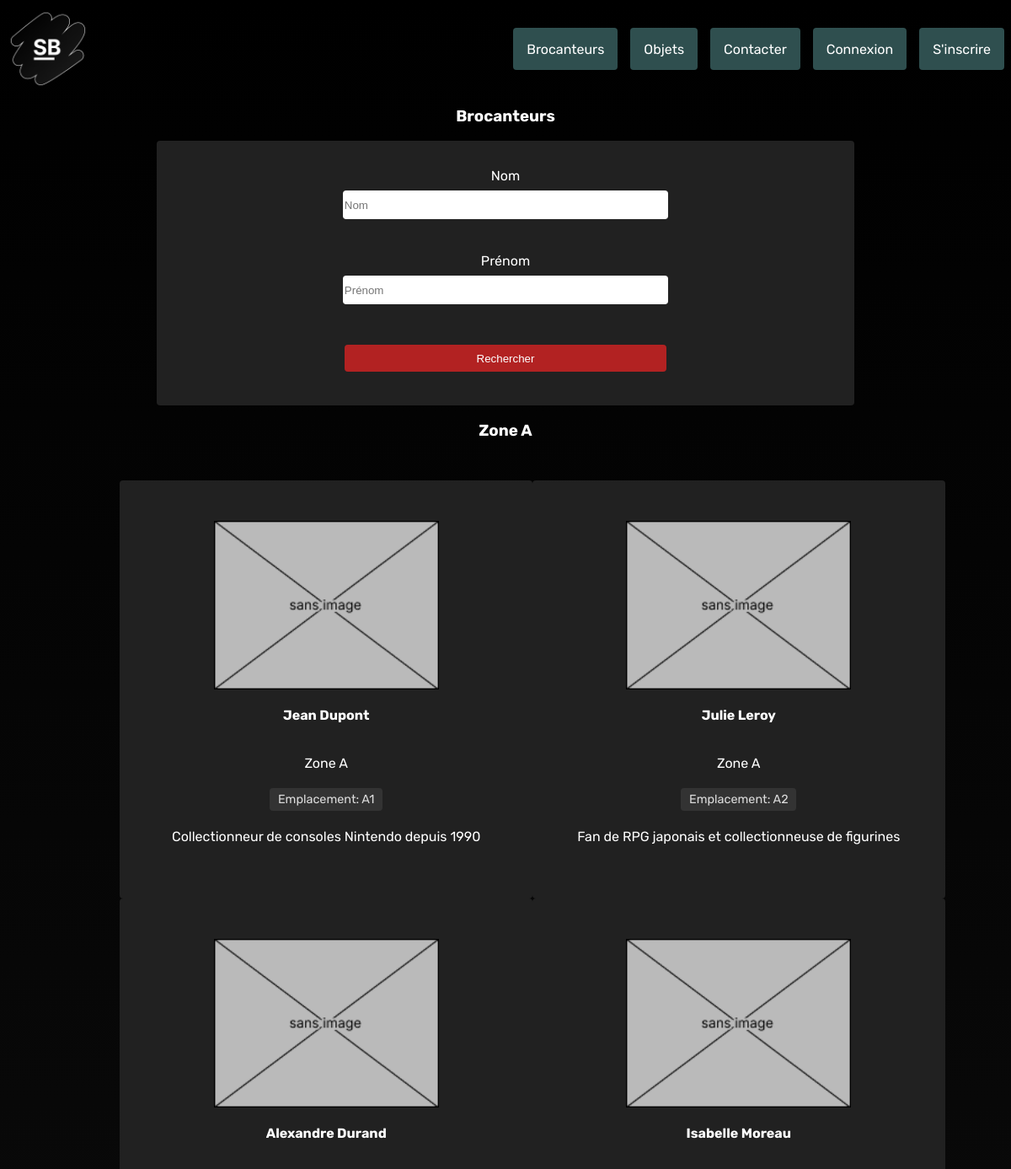
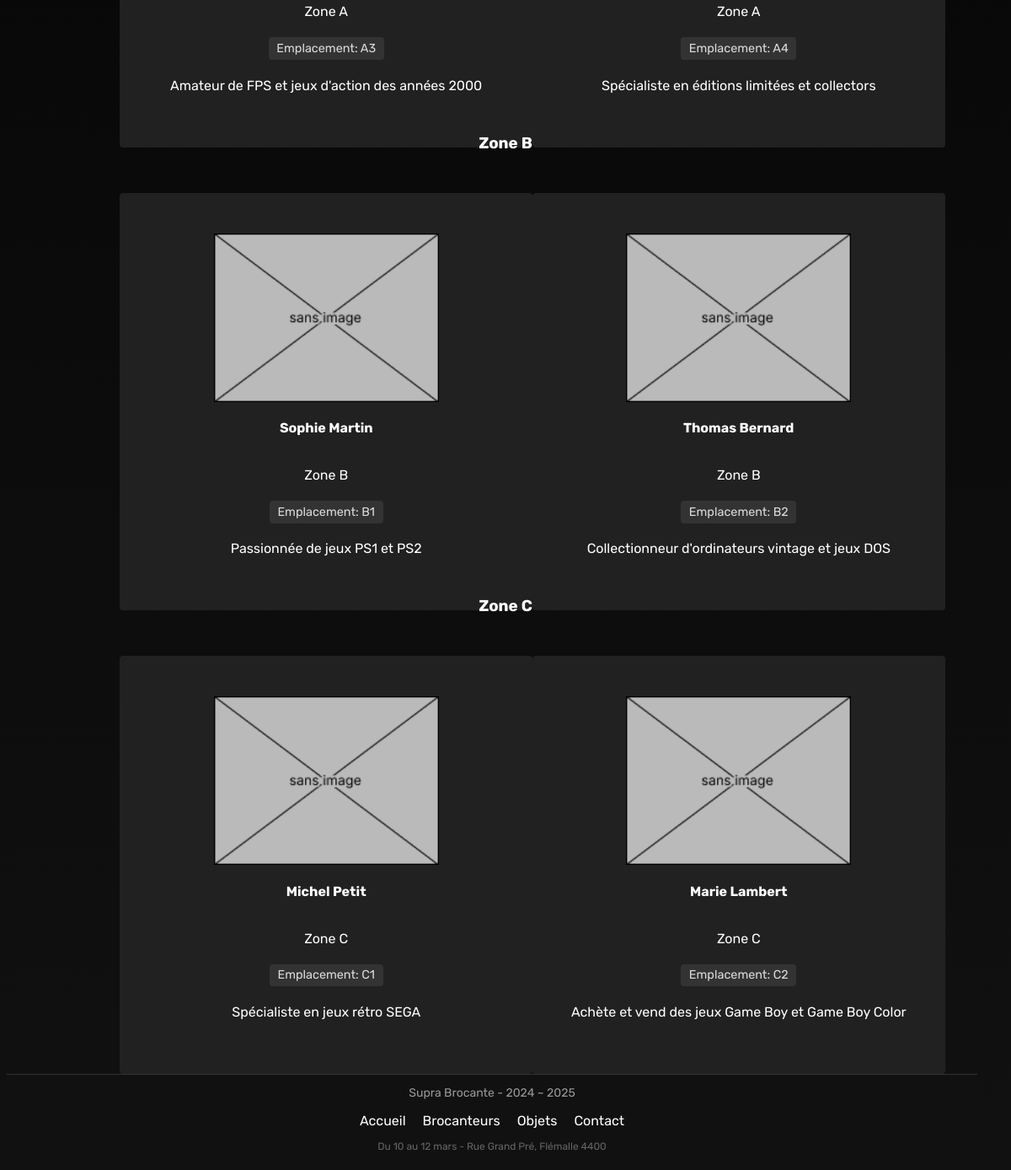
Page /brocanteurs.php on the committed database (2 pictures, top to bottom).
### tables this page shows
create table Zone(
    zid int primary key auto_increment,
    nom varchar(50) not null,
    description varchar(1024) not null
);

create table Brocanteur(
    bid int primary key auto_increment,
    nom varchar(255) not null,
    prenom varchar(255) not null,
    courriel varchar(255) not null unique,  
    mot_passe varchar(255) not null,
    photo varchar(255),
    description varchar(1024) not null,
    visible boolean not null,
    est_administrateur boolean not null
);

create table Emplacement(
    eid int primary key auto_increment,
    code varchar(10) unique,
    zid int not null,
    bid int unique,
    foreign key (zid) references Zone(zid),
    foreign key (bid) references Brocanteur(bid)
);

### php/Brocanteur.php (called while the page is built, shortened)
<?php
require_once __DIR__ . '/Database.php';
class Brocanteur {
    public $bid;
    public function __construct($donnees = []) {
        if (!empty($donnees)) {
            $this->bid = isset($donnees['bid']) ? $donnees['bid'] : null;
            $this->nom = $donnees['nom'] ?? '';
            $this->prenom = $donnees['prenom'] ?? '';
            $this->description = $donnees['description'] ?? '';
            $this->photo = $donnees['photo'] ?? null;
        }
    }
    public function obtenirEmplacement() {
        $db = new Database();
        $donnees = $db->obtenirUn("SELECT * FROM Emplacement WHERE bid = ?", [$this->bid]);
        if ($donnees) {
            require_once __DIR__ . '/Emplacement.php';
            return new Emplacement($donnees);
        }
        return null;
    }
    public static function estConnecte() {
        return isset($_SESSION['bid']);
    }
}

### php/Database.php (called while the page is built, shortened)
<?php
class Database {
    public $pdo;
    public function __construct() {
        $serveur = "192.168.132.203:3306";
        $utilisateur = "Q240027";
        $motDePasse = "acac755efeefd68d81d093e26fff0dea6cb50163";
        $nomBD = "Q240027";
        $this->pdo = new PDO("mysql:host=$serveur;dbname=$nomBD;charset=utf8", $utilisateur, $motDePasse);
        $this->pdo->setAttribute(PDO::ATTR_ERRMODE, PDO::ERRMODE_EXCEPTION);
    }
    public function executer($requete, $parametres = []) {
        $stmt = $this->pdo->prepare($requete);
        $stmt->execute($parametres);
        return $stmt;
    }
    public function obtenirUn($requete, $parametres = []) {
        $stmt = $this->executer($requete, $parametres);
        return $stmt->fetch(PDO::FETCH_ASSOC);
    }
    public function obtenirTous($requete, $parametres = []) {
        $stmt = $this->executer($requete, $parametres);
        return $stmt->fetchAll(PDO::FETCH_ASSOC);
    }
}

### php/Zone.php (called while the page is built, shortened)
<?php
require_once __DIR__ . '/Database.php';
require_once __DIR__ . '/Emplacement.php';
require_once __DIR__ . '/Brocanteur.php';
class Zone {
    public $zid;
    public function __construct($donnees = []) {
        if (!empty($donnees)) {
            $this->zid = isset($donnees['zid']) ? $donnees['zid'] : null;
            $this->nom = $donnees['nom'] ?? '';
        }
    }
    public static function obtenirToutes() {
        $db = new Database();
        $resultats = $db->obtenirTous("SELECT * FROM Zone ORDER BY nom ASC");
        $zones = [];
        foreach ($resultats as $donnees) {
            $zones[] = new Zone($donnees);
        }
        return $zones;
    }
    public function obtenirBrocanteurs() {
        $db = new Database();
        $resultats = $db->obtenirTous(
            "SELECT b.* FROM Brocanteur b
            JOIN Emplacement e ON b.bid = e.bid
            WHERE e.zid = ? AND b.visible = 1",
            [$this->zid]
        );
        $brocanteurs = [];
        foreach ($resultats as $donnees) {
            $brocanteurs[] = new Brocanteur($donnees);
        }
        return $brocanteurs;
    }
}

### php/Emplacement.php (called while the page is built, shortened)
<?php
require_once __DIR__ . '/Database.php';
require_once __DIR__ . '/Zone.php';
require_once __DIR__ . '/Brocanteur.php';
class Emplacement {
    public function __construct($donnees = []) {
        if (!empty($donnees)) {
            $this->code = $donnees['code'] ?? null;
        }
    }
}

### brocanteurs.php (the view, shortened to what this page needs)
<?php
include_once 'php/Database.php';
include_once 'php/Brocanteur.php';
include_once 'php/Zone.php';
$nom = isset($_GET['nom']) ? trim($_GET['nom']) : '';
$prenom = isset($_GET['prenom']) ? trim($_GET['prenom']) : '';
if (!empty($nom) || !empty($prenom)) {
    $brocanteurs = Brocanteur::rechercher($nom, $prenom);
    $zones = [];
} else {
    $zones = Zone::obtenirToutes();
    $brocanteurs = null;
}
?>
<!DOCTYPE html>
<html lang="fr">
<head>
    <link rel="stylesheet" href="./css/style.css">
</head>
<body>
<?php include 'inc/header.php'; ?>
<main>
    <section class="presentation center">
        <article class="center">
            <h1>Brocanteurs</h1>
        </article>
    </section>
    <section id="contactFormContainer" class="container">
        <article class="contactForm">
            <form action="brocanteurs.php" method="get" class="bg-darkgray desk-pad-2 rounded-sm column">
                <label for="nom">Nom</label>
                <input class="size-half" type="text" id="nom" name="nom" placeholder="Nom" value="<?php echo htmlspecialchars($nom); ?>">
                <label for="prenom">Prénom</label>
                <input class="size-half" type="text" id="prenom" name="prenom" placeholder="Prénom" value="<?php echo htmlspecialchars($prenom); ?>">
                <button type="submit" class="size-half">Rechercher</button>
            </form>
        </article>
    </section>
    <section>
        <?php if ($brocanteurs !== null): ?>
            <h3 class="flex center">Résultats de recherche</h3>
            <article class="articles articles-grow brocanteurs-grid">
                <?php if (empty($brocanteurs)): ?>
                    <p class="center">Aucun brocanteur ne correspond à votre recherche.</p>
                <?php else: ?>
                    <?php foreach ($brocanteurs as $brocanteur):
                        $zone = $brocanteur->obtenirZone();
                        $emplacement = $brocanteur->obtenirEmplacement();
                    ?>
                        <a href="vendeur.php?id=<?php echo htmlspecialchars($brocanteur->bid); ?>" class="center brocanteur-card">
                            <?php
                            if ($brocanteur->photo === null) {
                                $image = "images/placeholder.png";
                            } else {
                                $image = "uploads/brocanteurs/" . htmlspecialchars($brocanteur->photo);
                            }
                            ?>
                            <img src="<?php echo $image; ?>" alt="<?php echo htmlspecialchars($brocanteur->prenom . ' ' . $brocanteur->nom); ?>" />
                            <h4><?php echo htmlspecialchars($brocanteur->prenom . ' ' . $brocanteur->nom); ?></h4>
                            <?php if ($zone): ?>
                                <p><?php echo htmlspecialchars($zone->nom); ?></p>
                            <?php endif; ?>
                            <?php if ($emplacement): ?>
                                <p class="emplacement">Emplacement: <?php echo htmlspecialchars($emplacement->code); ?></p>
                            <?php endif; ?>
                            <p><?php echo htmlspecialchars($brocanteur->description); ?></p>
                        </a>
                    <?php endforeach; ?>
                <?php endif; ?>
            </article>
        <?php else: ?>
            <?php foreach ($zones as $zone):
                $brocanteurs = $zone->obtenirBrocanteurs();
            ?>
                <h3 class="flex center"><?php echo htmlspecialchars($zone->nom); ?></h3>
                <article class="articles articles-grow brocanteurs-grid">
                    <?php foreach ($brocanteurs as $brocanteur):
                        $emplacement = $brocanteur->obtenirEmplacement();
                    ?>
                        <a href="vendeur.php?id=<?php echo htmlspecialchars($brocanteur->bid); ?>" class="center brocanteur-card">
                            <?php
                            if ($brocanteur->photo === null) {
                                $image = "images/placeholder.png";
                            } else {
                                $image = "uploads/brocanteurs/" . htmlspecialchars($brocanteur->photo);
                            }
                            ?>
                            <img src="<?php echo $image; ?>" alt="<?php echo htmlspecialchars($brocanteur->prenom . ' ' . $brocanteur->nom); ?>" />
                            <h4><?php echo htmlspecialchars($brocanteur->prenom . ' ' . $brocanteur->nom); ?></h4>
                            <p><?php echo htmlspecialchars($zone->nom); ?></p>
                            <?php if ($emplacement): ?>
                                <p class="emplacement">Emplacement: <?php echo htmlspecialchars($emplacement->code); ?></p>
                            <?php endif; ?>
                            <p><?php echo htmlspecialchars($brocanteur->description); ?></p>
                        </a>
                    <?php endforeach; ?>
                </article>
            <?php endforeach; ?>
        <?php endif; ?>
    </section>
</main>
<?php include 'inc/footer.php'; ?>
</body>
</html>

### inc/header.php (shortened to what this page needs)
<?php
include_once 'php/Brocanteur.php';
?>
<header>
    <a href="index.php">
        <img id="icon" src="images/icon.png" alt="Logo Brocante">
    </a>
    <nav>
        <ul>
            <li class="btn">
                <a href="brocanteurs.php">
                    Brocanteurs
                </a>
            </li>
            <li class="btn">
                <a href="objets.php">
                    Objets
                </a>
            </li>
            <li class="btn">
                <a href="contact.php">
                    Contacter
                </a>
            </li>
            <?php if (Brocanteur::estConnecte()): ?>
                <li class="btn">
                    <a href="<?php echo Brocanteur::estAdmin() ? 'espaceAdministrateur.php' : 'espaceBrocanteur.php'; ?>">
                        <?php echo Brocanteur::estAdmin() ? 'Espace Administrateur' : 'Espace Brocanteur'; ?>
                    </a>
                </li>
                <li class="btn">
                    <a href="logout.php">
                        Déconnexion
                    </a>
                </li>
            <?php else: ?>
                <li class="btn">
                    <a href="connexion.php">
                        Connexion
                    </a>
                </li>
                <li class="btn">
                    <a href="inscription.php">
                        S'inscrire
                    </a>
                </li>
            <?php endif; ?>
        </ul>
    </nav>
</header>
<?php
include_once 'php/Database.php';
?>

### inc/footer.php
<footer>
    <p class="footer-nom">Supra Brocante - 2024 ~ 2025</p>
    <ul>
        <li><a href="index.php">Accueil</a></li>
        <li><a href="brocanteurs.php">Brocanteurs</a></li>
        <li><a href="objets.php">Objets</a></li>
        <li><a href="contact.php">Contact</a></li>
    </ul>
    <p class="footer-addresse">Du 10 au 12 mars - Rue Grand Pré, Flémalle 4400</p>
</footer>

### css/style.css (style rules this page uses)
* { text-decoration: none; list-style-type: none; }
body { background: linear-gradient(to bottom, #000000, #111111) no-repeat center center fixed; color: white; font-family: 'Rubik', sans-serif; font-optical-sizing: auto; font-style: normal; }
a:link { color: white; }
header { display: flex; justify-content: space-between; }
#icon { height: 6rem; width: 6rem; }
header nav ul { display: flex; height: 100%; align-items: center; margin: 0; gap: 15px; }
header nav ul li { align-content: center; height: 50%; }
img { border-radius: 0.15rem; }
.container { display: flex; justify-content: center; align-content: center; width: 100%; height: 100%; margin: auto; }
.column { flex-direction: column; }
.btn { background-color: darkslategrey; border-radius: 0.25rem; color: white; text-decoration: none; transition: background-color 0.5s, transform 0.5s; }
.btn a { border-radius: 0.25rem; height: 100%; width: 100%; }
.btn a { color: white; position: relative; padding: 1rem; }
.flex { display: flex; }
.center { align-content: center; align-items: center; justify-content: center; justify-items: center; }
.rounded-sm { border-radius: 0.25rem; }
.articles { display: flex; justify-content: space-between; align-content: center; width: fit-content; height: 100%; margin: auto; }
.size-half { width: 50%; }
.articles > a { background-color: #212121; padding: 1rem; margin: 1rem; width: 30%; height: 100%; border-radius: 0.25rem; }
.articles a img { max-width: 100%; height: auto; max-height: 200px; object-fit: contain; }
.bg-darkgray { background: #212121; }
.contactForm { display: flex; justify-content: space-between; align-items: center; width: 70%; height: 100%; margin: auto; }
.contactForm form { display: flex; justify-content: space-between; align-items: center; width: 100%; height: 100%; margin: auto; gap: 2rem; }
.contactForm form label { margin-bottom: -2rem; }
.contactForm form button { background-color: firebrick; border-radius: 0.25rem; color: white; height: 2rem; margin: 0.5rem; border: none; }
.contactForm form input { border-radius: 0.25rem; height: 2rem; margin: 0.5rem; border: none; }
footer { margin-top: 3rem; padding: 0.5rem 1rem; background: #111; width: calc(100% - 2rem); border-top: 0.0625rem solid #333; box-sizing: border-box; }
footer p { margin: 0.3rem; text-align: center; }
footer p.footer-nom { font-size: 0.875rem; color: #999; }
footer p.footer-addresse { font-size: 0.75rem; color: #666; }
footer ul { display: flex; justify-content: center; padding: 0.625rem 0; margin: 0; gap: 1.25rem; }
footer li a { color: #bbb; transition: color 0.3s; }
@media screen and (min-width: 768px) { .desk-pad-2 { padding: 2rem; } }
.brocanteurs-grid, .objets-grid { display: grid; grid-template-columns: repeat(auto-fill, minmax(300px, 1fr)); gap: 2rem; width: 80%; margin: 2rem auto; }
.brocanteur-card, .objet-card { width: 100% !important; transition: transform 0.3s, background-color 0.3s; display: flex; flex-direction: column; height: 100%; }
.brocanteur-card img, .objet-card img { width: 100%; height: 200px; object-fit: cover; }
.emplacement { background-color: #333; padding: 0.3rem 0.6rem; border-radius: 4px; margin: 0.3rem 0; font-size: 0.9rem; color: #ddd; display: inline-block; }

### rows in the picture
zone: nom "Zone A"
brocanteur: prenom+nom "Jean Dupont", emplacement.code "A1", description "Collectionneur de consoles Nintendo depuis 1990"
brocanteur: prenom+nom "Julie Leroy", emplacement.code "A2", description "Fan de RPG japonais et collectionneuse de figurines"
brocanteur: prenom+nom "Alexandre Durand", emplacement.code "A3", description "Amateur de FPS et jeux d'action des années 2000"
brocanteur: prenom+nom "Isabelle Moreau", emplacement.code "A4", description "Spécialiste en éditions limitées et collectors"
zone: nom "Zone B"
brocanteur: prenom+nom "Sophie Martin", emplacement.code "B1", description "Passionnée de jeux PS1 et PS2"
brocanteur: prenom+nom "Thomas Bernard", emplacement.code "B2", description "Collectionneur d'ordinateurs vintage et jeux DOS"
zone: nom "Zone C"
brocanteur: prenom+nom "Michel Petit", emplacement.code "C1", description "Spécialiste en jeux rétro SEGA"
brocanteur: prenom+nom "Marie Lambert", emplacement.code "C2", description "Achète et vend des jeux Game Boy et Game Boy Color"
